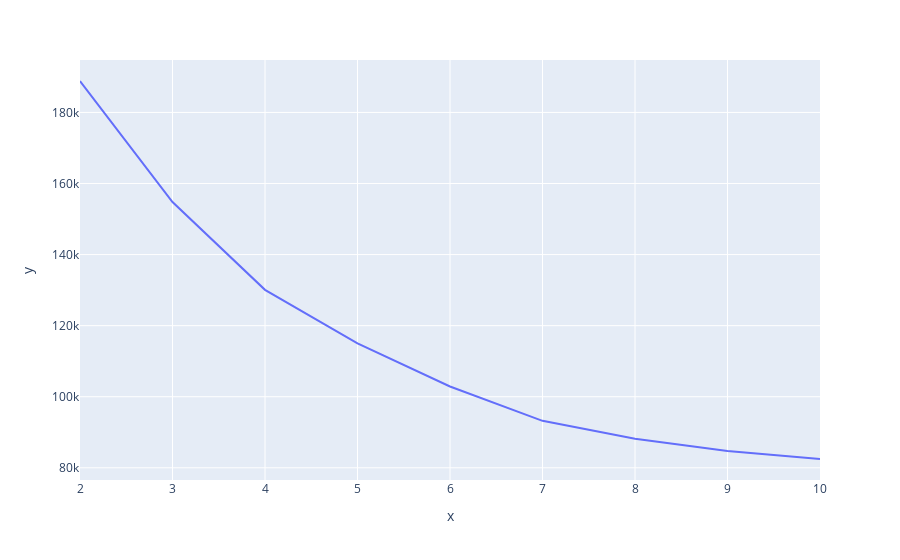

The cell this chart's notebook holds for it:
### Code cell
m1_wcss_graph = px.line(x = range(2,11), y = m1_wcss)
m1_wcss_graph.show()

### Figure 1 — Plotly figure (JSON) as saved in the notebook; plotly's stock layout.template omitted (floating-point values rounded to 4 significant figures)
{"data": [{"hovertemplate": "x=%{x}<br>y=%{y}<extra></extra>", "legendgroup": "", "line": {"color": "#636efa", "dash": "solid"}, "marker": {"symbol": "circle"}, "mode": "lines", "name": "", "orientation": "v", "showlegend": false, "type": "scatter", "x": [2, 3, 4, 5, 6, 7, 8, 9, 10], "xaxis": "x", "y": [188800.0, 154800.0, 130100.0, 115000.0, 102900.0, 93220.0, 88190.0, 84720.0, 82480.0], "yaxis": "y"}], "layout": {"legend": {"tracegroupgap": 0}, "margin": {"t": 60}, "xaxis": {"anchor": "y", "domain": [0, 1], "title": {"text": "x"}}, "yaxis": {"anchor": "x", "domain": [0, 1], "title": {"text": "y"}}}}
